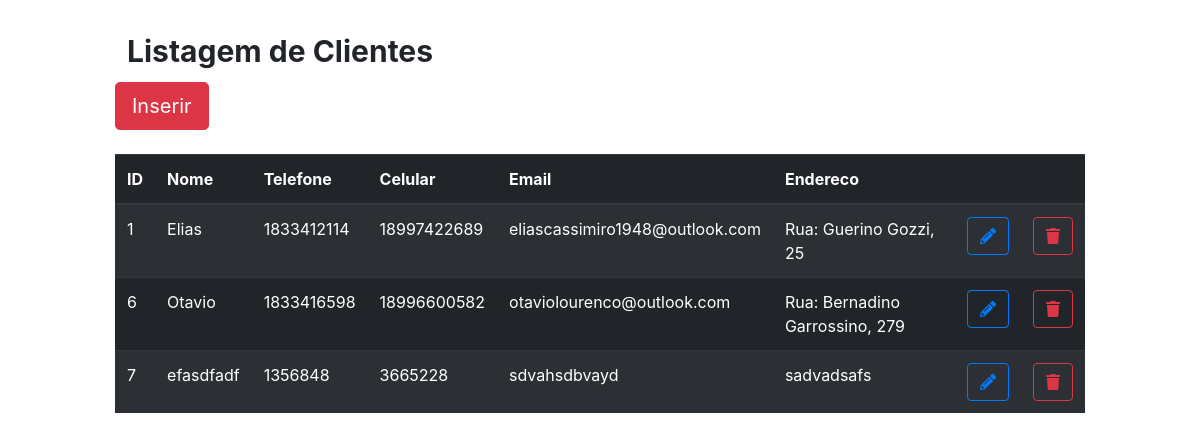
/cliente/lstCliente.php (signed in), run on the app's committed database.
### tables this page shows
CREATE TABLE `cliente` (
  `id` int(11) NOT NULL,
  `nome` varchar(35) NOT NULL,
  `telefone` int(11) NOT NULL,
  `celular` bigint(15) NOT NULL,
  `email` varchar(35) NOT NULL,
  `endereco` varchar(35) NOT NULL
);

### cliente/lstCliente.php (the view, shortened to what this page needs)
<?php
    $conexao = mysqli_connect("localhost","root","");
    $rs = mysqli_query($conexao,"SELECT * FROM cliente;");
?>
<!DOCTYPE html>
<html lang="pt_br">
<head>
    <link rel="stylesheet" href="https://stackpath.bootstrapcdn.com/bootstrap/4.1.3/css/bootstrap.min.css">
    <link rel="stylesheet" href="https://use.fontawesome.com/releases/v5.4.2/css/all.css">
</head>
<body>
<div class="container col-md-10">
<br>
<h1> <span class="badge badge-white" >Listagem de Clientes</span></h1>
    <input type="button" class="btn btn-danger btn-lg" value="Inserir" onclick="javascript:location.href='frmInsCliente.php'">
    <br><br>
    <table class="table table-striped table-dark">
    <thead class="thead-dark">
        <tr>
            <th>ID</th>
            <th>Nome</th>
            <th>Telefone</th>
            <th>Celular</th>
            <th>Email</th>
            <th>Endereco</th>
            <th></th>
            <th></th>
        </tr>
        </thead>
        <?php while ($linha = mysqli_fetch_array($rs)) {?>
            <tr>
                <td><?php echo $linha ['id'] ?></td>
                <td><?php  echo utf8_encode($linha ["nome"]) ?></td>
                <td><?php  echo $linha ["telefone"] ?></td>
                <td><?php  echo $linha ["celular"] ?></td>
                <td><?php  echo utf8_encode($linha ["email"]) ?></td>
                <td><?php  echo utf8_encode($linha ["endereco"]) ?></td>
                <td>
                      <button  class="btn btn btn-outline-primary bt-sm"
                       onclick="javascript: location.href='frmEdtCliente.php?id=' +
                      <?php echo $linha['id'] ?>"><i class="fas fa-pencil-alt"></i></button>
                    </td>
                    <td>
                      <button  class="btn btn-outline-danger bt-sm"
                       onclick="javascript: location.href='frmRemCliente.php?id=' +
                      <?php echo $linha['id'] ?>"><i class="fas fa-trash"></i></button>
                    </td>
            </tr>
        <?php }?>
    </table>
</body>
</html>

### data on the page
cliente: id "1", nome "Elias", telefone "1833412114", celular "18997422689", email "eliascassimiro1948@outlook.com", endereco "Rua: Guerino Gozzi, 25"
cliente: id "6", nome "Otavio", telefone "1833416598", celular "18996600582", email "otaviolourenco@outlook.com", endereco "Rua: Bernadino Garrossino, 279"
cliente: id "7", nome "efasdfadf", telefone "1356848", celular "3665228", email "sdvahsdbvayd", endereco "sadvadsafs"
